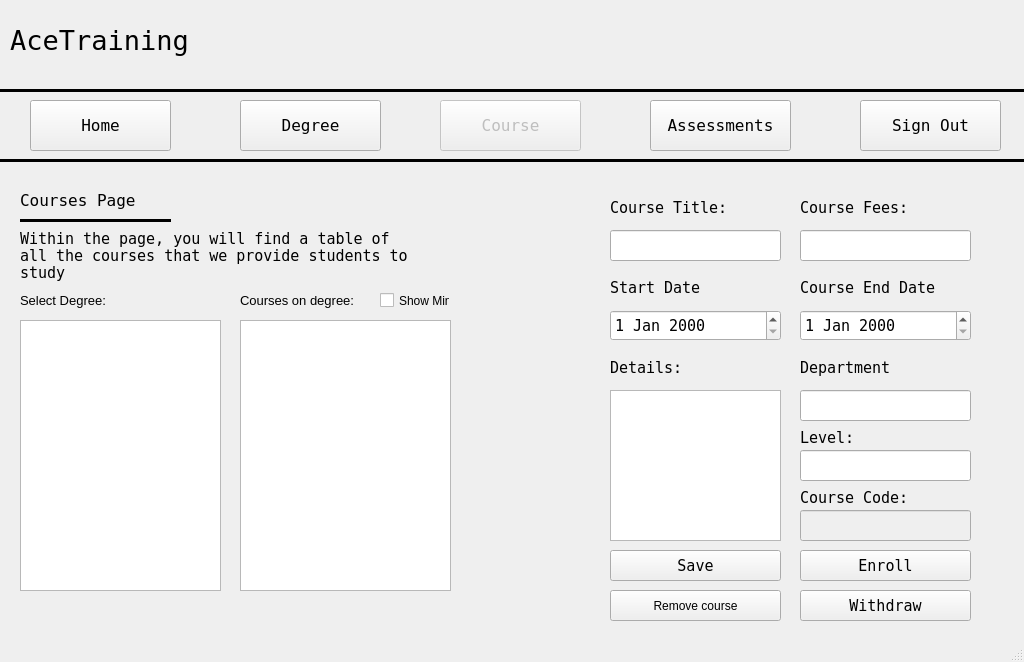
<?xml version="1.0" encoding="UTF-8"?>
<ui version="4.0">
 <class>Courses</class>
 <widget class="QMainWindow" name="Courses">
  <property name="geometry">
   <rect>
    <x>0</x>
    <y>0</y>
    <width>1024</width>
    <height>662</height>
   </rect>
  </property>
  <property name="windowTitle">
   <string>MainWindow</string>
  </property>
  <widget class="QWidget" name="centralwidget">
   <widget class="Line" name="line_2">
    <property name="geometry">
     <rect>
      <x>0</x>
      <y>150</y>
      <width>1051</width>
      <height>20</height>
     </rect>
    </property>
    <property name="font">
     <font>
      <pointsize>11</pointsize>
      <weight>75</weight>
      <bold>true</bold>
     </font>
    </property>
    <property name="frameShadow">
     <enum>QFrame::Plain</enum>
    </property>
    <property name="lineWidth">
     <number>3</number>
    </property>
    <property name="orientation">
     <enum>Qt::Horizontal</enum>
    </property>
   </widget>
   <widget class="QPushButton" name="HomeButton">
    <property name="geometry">
     <rect>
      <x>30</x>
      <y>100</y>
      <width>141</width>
      <height>51</height>
     </rect>
    </property>
    <property name="font">
     <font>
      <family>Bitstream Vera Sans Mono</family>
      <pointsize>12</pointsize>
     </font>
    </property>
    <property name="text">
     <string>Home</string>
    </property>
   </widget>
   <widget class="QPushButton" name="AccountButton">
    <property name="geometry">
     <rect>
      <x>650</x>
      <y>100</y>
      <width>141</width>
      <height>51</height>
     </rect>
    </property>
    <property name="font">
     <font>
      <family>Bitstream Vera Sans Mono</family>
      <pointsize>12</pointsize>
     </font>
    </property>
    <property name="text">
     <string>Assessments</string>
    </property>
   </widget>
   <widget class="QPushButton" name="ResourcesButton">
    <property name="geometry">
     <rect>
      <x>240</x>
      <y>100</y>
      <width>141</width>
      <height>51</height>
     </rect>
    </property>
    <property name="font">
     <font>
      <family>Bitstream Vera Sans Mono</family>
      <pointsize>12</pointsize>
     </font>
    </property>
    <property name="text">
     <string>Degree</string>
    </property>
   </widget>
   <widget class="QPushButton" name="CourseButton">
    <property name="enabled">
     <bool>false</bool>
    </property>
    <property name="geometry">
     <rect>
      <x>440</x>
      <y>100</y>
      <width>141</width>
      <height>51</height>
     </rect>
    </property>
    <property name="font">
     <font>
      <family>Bitstream Vera Sans Mono</family>
      <pointsize>12</pointsize>
     </font>
    </property>
    <property name="text">
     <string>Course</string>
    </property>
    <property name="autoDefault">
     <bool>false</bool>
    </property>
    <property name="default">
     <bool>false</bool>
    </property>
    <property name="flat">
     <bool>false</bool>
    </property>
   </widget>
   <widget class="Line" name="line">
    <property name="geometry">
     <rect>
      <x>0</x>
      <y>80</y>
      <width>1051</width>
      <height>20</height>
     </rect>
    </property>
    <property name="font">
     <font>
      <pointsize>11</pointsize>
      <weight>75</weight>
      <bold>true</bold>
     </font>
    </property>
    <property name="frameShadow">
     <enum>QFrame::Plain</enum>
    </property>
    <property name="lineWidth">
     <number>3</number>
    </property>
    <property name="orientation">
     <enum>Qt::Horizontal</enum>
    </property>
   </widget>
   <widget class="QLabel" name="CoursePageLabel">
    <property name="geometry">
     <rect>
      <x>20</x>
      <y>180</y>
      <width>211</width>
      <height>41</height>
     </rect>
    </property>
    <property name="font">
     <font>
      <family>Bitstream Vera Sans Mono</family>
      <pointsize>12</pointsize>
     </font>
    </property>
    <property name="text">
     <string>Courses Page</string>
    </property>
   </widget>
   <widget class="QLabel" name="AceTrainingLabel">
    <property name="geometry">
     <rect>
      <x>10</x>
      <y>20</y>
      <width>281</width>
      <height>41</height>
     </rect>
    </property>
    <property name="font">
     <font>
      <family>Bitstream Vera Sans Mono</family>
      <pointsize>20</pointsize>
     </font>
    </property>
    <property name="text">
     <string>AceTraining</string>
    </property>
   </widget>
   <widget class="QPushButton" name="SignOutButton">
    <property name="geometry">
     <rect>
      <x>860</x>
      <y>100</y>
      <width>141</width>
      <height>51</height>
     </rect>
    </property>
    <property name="font">
     <font>
      <family>Bitstream Vera Sans Mono</family>
      <pointsize>12</pointsize>
     </font>
    </property>
    <property name="text">
     <string>Sign Out</string>
    </property>
   </widget>
   <widget class="QLabel" name="CourseMessageLabel">
    <property name="geometry">
     <rect>
      <x>20</x>
      <y>230</y>
      <width>431</width>
      <height>51</height>
     </rect>
    </property>
    <property name="font">
     <font>
      <family>Bitstream Vera Sans Mono</family>
      <pointsize>11</pointsize>
     </font>
    </property>
    <property name="text">
     <string>Within the page, you will find a table of  
all the courses that we provide students to study</string>
    </property>
    <property name="wordWrap">
     <bool>true</bool>
    </property>
   </widget>
   <widget class="Line" name="line_3">
    <property name="geometry">
     <rect>
      <x>20</x>
      <y>210</y>
      <width>151</width>
      <height>20</height>
     </rect>
    </property>
    <property name="font">
     <font>
      <pointsize>11</pointsize>
      <weight>75</weight>
      <bold>true</bold>
     </font>
    </property>
    <property name="frameShadow">
     <enum>QFrame::Plain</enum>
    </property>
    <property name="lineWidth">
     <number>3</number>
    </property>
    <property name="orientation">
     <enum>Qt::Horizontal</enum>
    </property>
   </widget>
   <widget class="QListWidget" name="ListCourses">
    <property name="geometry">
     <rect>
      <x>240</x>
      <y>320</y>
      <width>211</width>
      <height>271</height>
     </rect>
    </property>
   </widget>
   <widget class="QLabel" name="CourseDateLabel">
    <property name="geometry">
     <rect>
      <x>610</x>
      <y>280</y>
      <width>201</width>
      <height>16</height>
     </rect>
    </property>
    <property name="font">
     <font>
      <family>Bitstream Vera Sans Mono</family>
      <pointsize>11</pointsize>
     </font>
    </property>
    <property name="text">
     <string>Start Date</string>
    </property>
   </widget>
   <widget class="QLabel" name="CourseFeeLabel">
    <property name="geometry">
     <rect>
      <x>800</x>
      <y>200</y>
      <width>171</width>
      <height>16</height>
     </rect>
    </property>
    <property name="font">
     <font>
      <family>Bitstream Vera Sans Mono</family>
      <pointsize>11</pointsize>
     </font>
    </property>
    <property name="text">
     <string>Course Fees:</string>
    </property>
   </widget>
   <widget class="QLineEdit" name="BoxCourseFees">
    <property name="geometry">
     <rect>
      <x>800</x>
      <y>230</y>
      <width>171</width>
      <height>31</height>
     </rect>
    </property>
    <property name="font">
     <font>
      <family>Bitstream Vera Sans Mono</family>
      <pointsize>11</pointsize>
     </font>
    </property>
   </widget>
   <widget class="QDateEdit" name="BoxStartDate">
    <property name="geometry">
     <rect>
      <x>610</x>
      <y>310</y>
      <width>171</width>
      <height>31</height>
     </rect>
    </property>
    <property name="font">
     <font>
      <family>Bitstream Vera Sans Mono</family>
      <pointsize>11</pointsize>
     </font>
    </property>
   </widget>
   <widget class="QLineEdit" name="BoxTitle">
    <property name="geometry">
     <rect>
      <x>610</x>
      <y>230</y>
      <width>171</width>
      <height>31</height>
     </rect>
    </property>
    <property name="font">
     <font>
      <family>Bitstream Vera Sans Mono</family>
      <pointsize>11</pointsize>
     </font>
    </property>
   </widget>
   <widget class="QLabel" name="CourseNameLabel">
    <property name="geometry">
     <rect>
      <x>610</x>
      <y>200</y>
      <width>141</width>
      <height>16</height>
     </rect>
    </property>
    <property name="font">
     <font>
      <family>Bitstream Vera Sans Mono</family>
      <pointsize>11</pointsize>
     </font>
    </property>
    <property name="text">
     <string>Course Title:</string>
    </property>
   </widget>
   <widget class="QLabel" name="CourseDateLabel_2">
    <property name="geometry">
     <rect>
      <x>800</x>
      <y>280</y>
      <width>171</width>
      <height>16</height>
     </rect>
    </property>
    <property name="font">
     <font>
      <family>Bitstream Vera Sans Mono</family>
      <pointsize>11</pointsize>
     </font>
    </property>
    <property name="text">
     <string>Course End Date</string>
    </property>
   </widget>
   <widget class="QDateEdit" name="BoxEndDate">
    <property name="geometry">
     <rect>
      <x>800</x>
      <y>310</y>
      <width>171</width>
      <height>31</height>
     </rect>
    </property>
    <property name="font">
     <font>
      <family>Bitstream Vera Sans Mono</family>
      <pointsize>11</pointsize>
     </font>
    </property>
   </widget>
   <widget class="QLabel" name="CourseLabel">
    <property name="geometry">
     <rect>
      <x>610</x>
      <y>360</y>
      <width>161</width>
      <height>16</height>
     </rect>
    </property>
    <property name="font">
     <font>
      <family>Bitstream Vera Sans Mono</family>
      <pointsize>11</pointsize>
     </font>
    </property>
    <property name="text">
     <string>Details:</string>
    </property>
   </widget>
   <widget class="QLabel" name="CourseLabel_2">
    <property name="geometry">
     <rect>
      <x>800</x>
      <y>360</y>
      <width>171</width>
      <height>16</height>
     </rect>
    </property>
    <property name="font">
     <font>
      <family>Bitstream Vera Sans Mono</family>
      <pointsize>11</pointsize>
     </font>
    </property>
    <property name="text">
     <string>Department</string>
    </property>
   </widget>
   <widget class="QLineEdit" name="BoxDepartment">
    <property name="geometry">
     <rect>
      <x>800</x>
      <y>390</y>
      <width>171</width>
      <height>31</height>
     </rect>
    </property>
    <property name="font">
     <font>
      <family>Bitstream Vera Sans Mono</family>
      <pointsize>11</pointsize>
     </font>
    </property>
   </widget>
   <widget class="QLabel" name="CourseLabel_3">
    <property name="geometry">
     <rect>
      <x>800</x>
      <y>430</y>
      <width>171</width>
      <height>16</height>
     </rect>
    </property>
    <property name="font">
     <font>
      <family>Bitstream Vera Sans Mono</family>
      <pointsize>11</pointsize>
     </font>
    </property>
    <property name="text">
     <string>Level:</string>
    </property>
   </widget>
   <widget class="QLineEdit" name="BoxLevel">
    <property name="geometry">
     <rect>
      <x>800</x>
      <y>450</y>
      <width>171</width>
      <height>31</height>
     </rect>
    </property>
    <property name="font">
     <font>
      <family>Bitstream Vera Sans Mono</family>
      <pointsize>11</pointsize>
     </font>
    </property>
   </widget>
   <widget class="QLabel" name="CourseCodeLabel">
    <property name="geometry">
     <rect>
      <x>800</x>
      <y>490</y>
      <width>141</width>
      <height>16</height>
     </rect>
    </property>
    <property name="font">
     <font>
      <family>Bitstream Vera Sans Mono</family>
      <pointsize>11</pointsize>
     </font>
    </property>
    <property name="text">
     <string>Course Code:</string>
    </property>
   </widget>
   <widget class="QLineEdit" name="BoxID">
    <property name="enabled">
     <bool>false</bool>
    </property>
    <property name="geometry">
     <rect>
      <x>800</x>
      <y>510</y>
      <width>171</width>
      <height>31</height>
     </rect>
    </property>
    <property name="font">
     <font>
      <family>Bitstream Vera Sans Mono</family>
      <pointsize>11</pointsize>
     </font>
    </property>
   </widget>
   <widget class="QTextEdit" name="BoxDetails">
    <property name="geometry">
     <rect>
      <x>610</x>
      <y>390</y>
      <width>171</width>
      <height>151</height>
     </rect>
    </property>
   </widget>
   <widget class="QListWidget" name="ListDegrees">
    <property name="geometry">
     <rect>
      <x>20</x>
      <y>320</y>
      <width>201</width>
      <height>271</height>
     </rect>
    </property>
   </widget>
   <widget class="QLabel" name="label">
    <property name="geometry">
     <rect>
      <x>20</x>
      <y>290</y>
      <width>201</width>
      <height>21</height>
     </rect>
    </property>
    <property name="font">
     <font>
      <pointsize>10</pointsize>
     </font>
    </property>
    <property name="text">
     <string>Select Degree:</string>
    </property>
   </widget>
   <widget class="QLabel" name="label_2">
    <property name="geometry">
     <rect>
      <x>240</x>
      <y>290</y>
      <width>201</width>
      <height>21</height>
     </rect>
    </property>
    <property name="font">
     <font>
      <pointsize>10</pointsize>
     </font>
    </property>
    <property name="text">
     <string>Courses on degree:</string>
    </property>
   </widget>
   <widget class="QPushButton" name="BtnEnroll">
    <property name="geometry">
     <rect>
      <x>800</x>
      <y>550</y>
      <width>171</width>
      <height>31</height>
     </rect>
    </property>
    <property name="font">
     <font>
      <family>Bitstream Vera Sans Mono</family>
      <pointsize>11</pointsize>
      <weight>50</weight>
      <bold>false</bold>
     </font>
    </property>
    <property name="text">
     <string>Enroll</string>
    </property>
   </widget>
   <widget class="QPushButton" name="BtnSaveCourse">
    <property name="geometry">
     <rect>
      <x>610</x>
      <y>550</y>
      <width>171</width>
      <height>31</height>
     </rect>
    </property>
    <property name="font">
     <font>
      <family>Bitstream Vera Sans Mono</family>
      <pointsize>11</pointsize>
      <weight>50</weight>
      <bold>false</bold>
     </font>
    </property>
    <property name="text">
     <string>Save</string>
    </property>
   </widget>
   <widget class="QCheckBox" name="checkBox">
    <property name="geometry">
     <rect>
      <x>380</x>
      <y>290</y>
      <width>70</width>
      <height>21</height>
     </rect>
    </property>
    <property name="text">
     <string>Show Mine</string>
    </property>
   </widget>
   <widget class="QPushButton" name="BtnRemoveCourse">
    <property name="geometry">
     <rect>
      <x>610</x>
      <y>590</y>
      <width>171</width>
      <height>31</height>
     </rect>
    </property>
    <property name="text">
     <string>Remove course</string>
    </property>
   </widget>
   <widget class="QPushButton" name="BtnWithdraw">
    <property name="geometry">
     <rect>
      <x>800</x>
      <y>590</y>
      <width>171</width>
      <height>31</height>
     </rect>
    </property>
    <property name="font">
     <font>
      <family>Bitstream Vera Sans Mono</family>
      <pointsize>11</pointsize>
      <weight>50</weight>
      <bold>false</bold>
     </font>
    </property>
    <property name="text">
     <string>Withdraw</string>
    </property>
   </widget>
  </widget>
  <widget class="QMenuBar" name="menubar">
   <property name="geometry">
    <rect>
     <x>0</x>
     <y>0</y>
     <width>1024</width>
     <height>21</height>
    </rect>
   </property>
  </widget>
  <widget class="QStatusBar" name="statusbar"/>
 </widget>
 <resources/>
 <connections/>
</ui>
